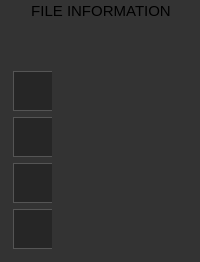
         <widget class="QGroupBox" name="currentVideoGroupBox">
          <property name="font">
           <font>
            <pointsize>11</pointsize>
           </font>
          </property>
          <property name="styleSheet">
           <string notr="true">background-color: #333333;
border: 1px solid #333333;
border-top: 10px solid #333333;</string>
          </property>
          <property name="title">
           <string>FILE INFORMATION</string>
          </property>
          <property name="alignment">
           <set>Qt::AlignCenter</set>
          </property>
          <layout class="QGridLayout" name="gridLayout_10">
           <item row="0" column="3">
            <spacer name="horizontalSpacer_6">
             <property name="orientation">
              <enum>Qt::Horizontal</enum>
             </property>
             <property name="sizeHint" stdset="0">
              <size>
               <width>40</width>
               <height>20</height>
              </size>
             </property>
            </spacer>
           </item>
           <item row="0" column="1">
            <spacer name="horizontalSpacer_5">
             <property name="orientation">
              <enum>Qt::Horizontal</enum>
             </property>
             <property name="sizeHint" stdset="0">
              <size>
               <width>40</width>
               <height>20</height>
              </size>
             </property>
            </spacer>
           </item>
           <item row="0" column="2">
            <widget class="QLabel" name="currentVideoLabel">
             <property name="maximumSize">
              <size>
               <width>16777215</width>
               <height>16777215</height>
              </size>
             </property>
             <property name="toolTip">
              <string>Double click to play the video</string>
             </property>
             <property name="layoutDirection">
              <enum>Qt::LeftToRight</enum>
             </property>
             <property name="styleSheet">
              <string notr="true">background-color: #333333;</string>
             </property>
             <property name="frameShape">
              <enum>QFrame::Box</enum>
             </property>
             <property name="frameShadow">
              <enum>QFrame::Raised</enum>
             </property>
             <property name="text">
              <string/>
             </property>
             <property name="scaledContents">
              <bool>true</bool>
             </property>
             <property name="alignment">
              <set>Qt::AlignCenter</set>
             </property>
             <property name="wordWrap">
              <bool>false</bool>
             </property>
            </widget>
           </item>
           <item row="0" column="0">
            <widget class="QFrame" name="frame_2">
             <property name="minimumSize">
              <size>
               <width>40</width>
               <height>0</height>
              </size>
             </property>
             <property name="maximumSize">
              <size>
               <width>40</width>
               <height>16777215</height>
              </size>
             </property>
             <property name="frameShape">
              <enum>QFrame::NoFrame</enum>
             </property>
             <property name="frameShadow">
              <enum>QFrame::Plain</enum>
             </property>
             <layout class="QVBoxLayout" name="verticalLayout_2">
              <property name="leftMargin">
               <number>0</number>
              </property>
              <property name="topMargin">
               <number>0</number>
              </property>
              <property name="rightMargin">
               <number>0</number>
              </property>
              <property name="bottomMargin">
               <number>0</number>
              </property>
              <item>
               <spacer name="verticalSpacer_3">
                <property name="orientation">
                 <enum>Qt::Vertical</enum>
                </property>
                <property name="sizeHint" stdset="0">
                 <size>
                  <width>20</width>
                  <height>40</height>
                 </size>
                </property>
               </spacer>
              </item>
              <item>
               <widget class="QPushButton" name="playVideoButton">
                <property name="minimumSize">
                 <size>
                  <width>40</width>
                  <height>40</height>
                 </size>
                </property>
                <property name="maximumSize">
                 <size>
                  <width>40</width>
                  <height>40</height>
                 </size>
                </property>
                <property name="toolTip">
                 <string>Play Selected Video</string>
                </property>
                <property name="styleSheet">
                 <string notr="true">QPushButton {
	background-color: #262626;
	color: #ffffff;
	border: 1px solid #555555;
	padding: 3px;
}
QPushButton::pressed {
	background-color: #888888;
	color: #262626;
}</string>
                </property>
                <property name="text">
                 <string/>
                </property>
                <property name="icon">
                 <iconset>
                  <normaloff>icons/play.png</normaloff>icons/play.png</iconset>
                </property>
                <property name="iconSize">
                 <size>
                  <width>30</width>
                  <height>30</height>
                 </size>
                </property>
               </widget>
              </item>
              <item>
               <widget class="QPushButton" name="analyseVideoButton">
                <property name="minimumSize">
                 <size>
                  <width>40</width>
                  <height>40</height>
                 </size>
                </property>
                <property name="maximumSize">
                 <size>
                  <width>40</width>
                  <height>40</height>
                 </size>
                </property>
                <property name="toolTip">
                 <string>Load Selected Video For Analysis</string>
                </property>
                <property name="styleSheet">
                 <string notr="true">QPushButton {
	background-color: #262626;
	color: #ffffff;
	border: 1px solid #555555;
	padding: 3px;
}
QPushButton::pressed {
	background-color: #888888;
	color: #262626;
}</string>
                </property>
                <property name="text">
                 <string/>
                </property>
                <property name="icon">
                 <iconset>
                  <normaloff>icons/analysis.png</normaloff>icons/analysis.png</iconset>
                </property>
                <property name="iconSize">
                 <size>
                  <width>30</width>
                  <height>30</height>
                 </size>
                </property>
               </widget>
              </item>
              <item>
               <widget class="QPushButton" name="saveVideoButton">
                <property name="minimumSize">
                 <size>
                  <width>40</width>
                  <height>40</height>
                 </size>
                </property>
                <property name="maximumSize">
                 <size>
                  <width>40</width>
                  <height>40</height>
                 </size>
                </property>
                <property name="toolTip">
                 <string>Save Copy Of Selected Video</string>
                </property>
                <property name="styleSheet">
                 <string notr="true">QPushButton {
	background-color: #262626;
	color: #ffffff;
	border: 1px solid #555555;
	padding: 3px;
}
QPushButton::pressed {
	background-color: #888888;
	color: #262626;
}</string>
                </property>
                <property name="text">
                 <string/>
                </property>
                <property name="icon">
                 <iconset>
                  <normaloff>icons/save.png</normaloff>icons/save.png</iconset>
                </property>
                <property name="iconSize">
                 <size>
                  <width>30</width>
                  <height>30</height>
                 </size>
                </property>
               </widget>
              </item>
              <item>
               <widget class="QPushButton" name="deleteVideoButton">
                <property name="minimumSize">
                 <size>
                  <width>40</width>
                  <height>40</height>
                 </size>
                </property>
                <property name="maximumSize">
                 <size>
                  <width>40</width>
                  <height>40</height>
                 </size>
                </property>
                <property name="toolTip">
                 <string>Delete Selected Video</string>
                </property>
                <property name="styleSheet">
                 <string notr="true">QPushButton {
	background-color: #262626;
	color: #ffffff;
	border: 1px solid #555555;
	padding: 3px;
}
QPushButton::pressed {
	background-color: #888888;
	color: #262626;
}</string>
                </property>
                <property name="text">
                 <string/>
                </property>
                <property name="icon">
                 <iconset>
                  <normaloff>icons/delete.png</normaloff>icons/delete.png</iconset>
                </property>
                <property name="iconSize">
                 <size>
                  <width>30</width>
                  <height>30</height>
                 </size>
                </property>
               </widget>
              </item>
             </layout>
            </widget>
           </item>
          </layout>
         </widget>
